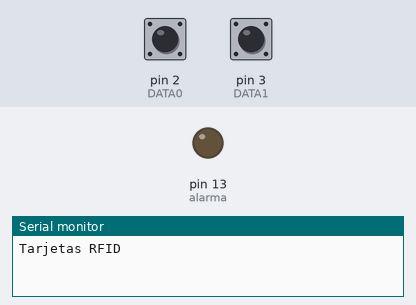
Bench run of a sketch on a simulated Arduino Uno, built with avr-gcc and run on an emulated ATmega328P. Parts: output pins drawn as LEDs (lit = HIGH), the last lines printed to the serial monitor. Dashed ring = blinking. Inputs (shaded band) come from the test bench; at power-on: pin 2 (DATA0) HIGH, pin 3 (DATA1) HIGH.

Above: at 1.2 s.
1.3 s: pin 2 (DATA0) pulsed LOW 2 times (0.12 s each, 0.3 s apart)
At 1.69 s:
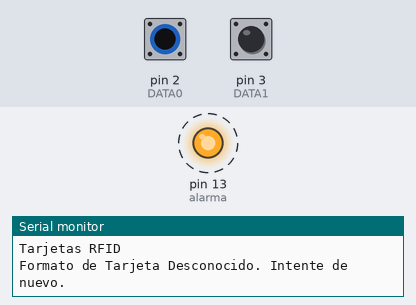
Timing chart, 0 to 4.3 s (numbered marks = the images above; inputs shaded):
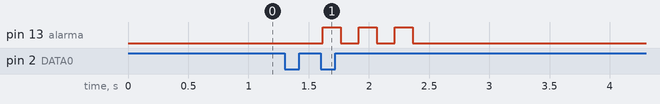

Measured:
- after the input at 1.3 s, pin 13 (alarma): alternates HIGH for 0.15 s and LOW for 0.15 s, 6 changes in all, then stays LOW, starting after 0.32 s

The sketch:

arduino_rfid_lector.ino
```cpp
// Written by Daniel Smith, 2012.01.30
// Modified by Hans Arizona to Digimundo Technologics, 2017.05.04
// Revision by Ramsés Martínez to Digimundo Technologics, 2017.05.05

#define MAX_BITS 100                 // max number of bits
#define WEIGAND_WAIT_TIME  3000      // time to wait for another weigand pulse.

unsigned char databits[MAX_BITS];    // stores all of the data bits
unsigned char bitCount;              // number of bits currently captured
unsigned char flagDone;              // goes low when data is currently being captured
unsigned int weigand_counter;        // countdown until we assume there are no more bits

unsigned long facilityCode=0;        // decoded facility code
unsigned long cardCode=0;            // decoded card code

int alarma=13;
bool sound_alarm = false;

// interrupt that happens when INTO goes low (0 bit)
void ISR_INT0() {
  //Serial.print("0");   // uncomment this line to display raw binary
  bitCount++;
  flagDone = 0;
  weigand_counter = WEIGAND_WAIT_TIME;

}

// interrupt that happens when INT1 goes low (1 bit)
void ISR_INT1() {
  //Serial.print("1");   // uncomment this line to display raw binary
  databits[bitCount] = 1;
  bitCount++;
  flagDone = 0;
  weigand_counter = WEIGAND_WAIT_TIME;
}

void setup() {
  pinMode(alarma, OUTPUT);    // LED
  pinMode(2, INPUT);     // DATA0 (INT0)
  pinMode(3, INPUT);     // DATA1 (INT1)

  Serial.begin(9600);
  Serial.println("Tarjetas RFID \n\n");

  // binds the ISR functions to the falling edge of INTO and INT1
  attachInterrupt(0, ISR_INT0, FALLING);
  attachInterrupt(1, ISR_INT1, FALLING);


  weigand_counter = WEIGAND_WAIT_TIME;
}

void read_rfid () {
    // if we have bits and we the weigand counter went out
  if (bitCount > 0 && flagDone) {
    unsigned char i;

    // we will decode the bits differently depending on how many bits we have
    if (bitCount == 35) {
      // Serial.println("caso 35 bits");
      // 35 bit HID Corporate 1000 format
      // facility code = bits 2 to 14
      for (i=2; i<14; i++) {
       facilityCode <<=1;
       facilityCode |= databits[i];
     }

      // card code = bits 15 to 34
     for (i=14; i<34; i++) {
       cardCode <<=1;
       cardCode |= databits[i];
     }
      //led();
     printBits();
      // Serial.println("caso 35 bits");
    } else if (bitCount == 26) {
      // Serial.println("caso 26 bits");
      // standard 26 bit format
      // facility code = bits 2 to 9
      for (i=1; i<9; i++) {
        facilityCode <<=1;
        facilityCode |= databits[i];
      }
      // card code = bits 10 to 23
      for (i=9; i<25; i++) {
        cardCode <<=1;
        cardCode |= databits[i];
      }
      //led();
      printBits();
      //Serial.println("caso 26 bits");
    } else {
      // you can add other formats if you want!
      // Serial.println("No se pudo leer, vuelva a intentarlo.");
      if (sound_alarm){
        Serial.println("Formato de Tarjeta Desconocido. Intente de nuevo.");
        digitalWrite(alarma, HIGH);
        delay(150);
        digitalWrite(alarma, LOW);
        delay(150);
        digitalWrite(alarma, HIGH);
        delay(150);
        digitalWrite(alarma, LOW);
        delay(150);
        digitalWrite(alarma, HIGH);
        delay(150);
        digitalWrite(alarma, LOW);
      } else {
        sound_alarm = true;
      }
      delay(150);
    }
    // cleanup and get ready for the next car
    bitCount = 0;
    facilityCode = 0;
    cardCode = 0;
    for (i=0; i<MAX_BITS; i++) {
      databits[i] = 0;
    }
  }
}

void loop() {
  // This waits to make sure that there have been no more data pulses before processing data
  if (!flagDone) {
    if (--weigand_counter == 0)
      flagDone = 1;
  }
  read_rfid();
}

void printBits() {
  Serial.print(" RFID = ");
  Serial.println(cardCode);
  Serial.print(bitCount);
  Serial.println(" bits");
}
```
